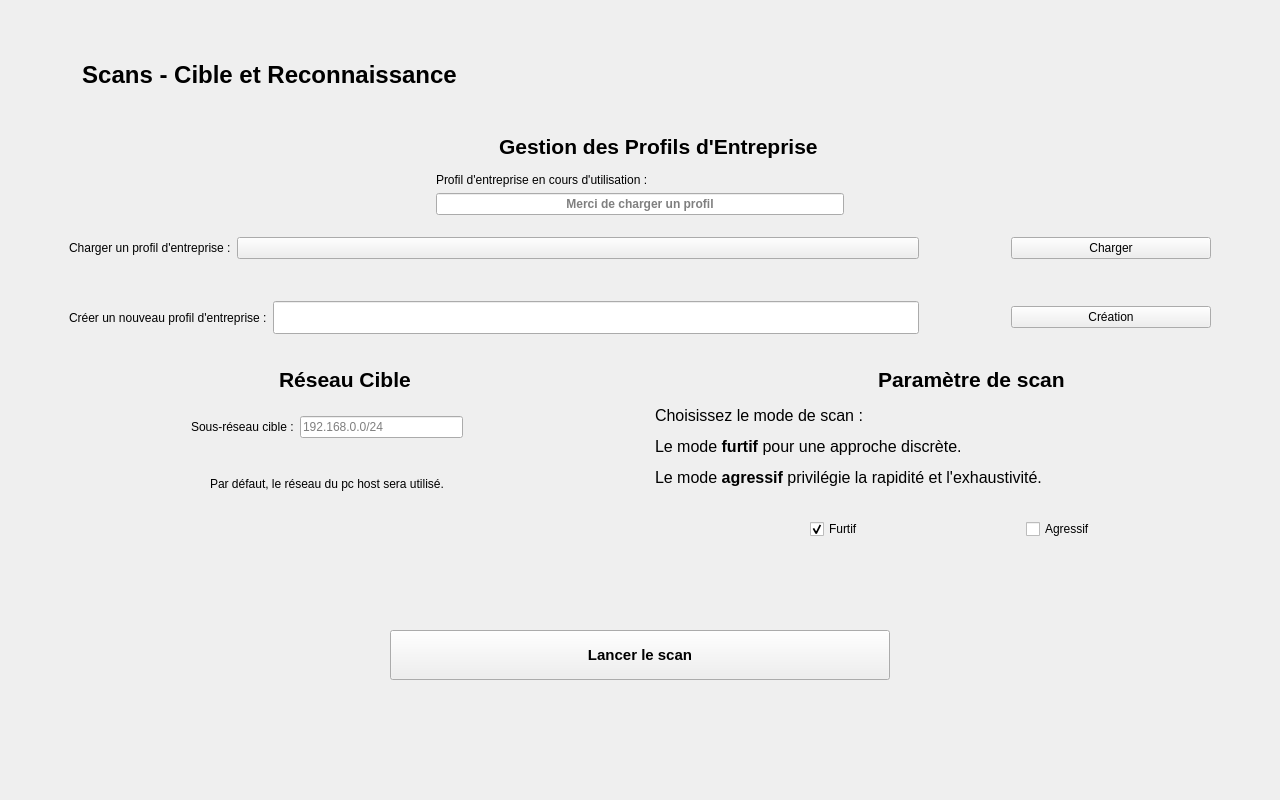
<?xml version="1.0" encoding="UTF-8"?>
<ui version="4.0">
 <class>ScanInterface</class>
 <widget class="QWidget" name="ScanInterface">
  <property name="geometry">
   <rect>
    <x>0</x>
    <y>0</y>
    <width>1280</width>
    <height>800</height>
   </rect>
  </property>
  <property name="minimumSize">
   <size>
    <width>1280</width>
    <height>800</height>
   </size>
  </property>
  <property name="maximumSize">
   <size>
    <width>1280</width>
    <height>800</height>
   </size>
  </property>
  <property name="windowTitle">
   <string>Form</string>
  </property>
  <layout class="QGridLayout" name="gridLayout">
   <property name="leftMargin">
    <number>20</number>
   </property>
   <property name="topMargin">
    <number>40</number>
   </property>
   <property name="rightMargin">
    <number>20</number>
   </property>
   <property name="bottomMargin">
    <number>20</number>
   </property>
   <property name="spacing">
    <number>12</number>
   </property>
   <item row="3" column="0" colspan="2">
    <layout class="QHBoxLayout" name="horizontalLayout_6">
     <property name="topMargin">
      <number>10</number>
     </property>
     <property name="bottomMargin">
      <number>10</number>
     </property>
     <item>
      <spacer name="horizontalSpacer_9">
       <property name="orientation">
        <enum>Qt::Horizontal</enum>
       </property>
       <property name="sizeHint" stdset="0">
        <size>
         <width>40</width>
         <height>20</height>
        </size>
       </property>
      </spacer>
     </item>
     <item>
      <widget class="PrimaryPushButton" name="lancementscan">
       <property name="minimumSize">
        <size>
         <width>500</width>
         <height>50</height>
        </size>
       </property>
       <property name="maximumSize">
        <size>
         <width>500</width>
         <height>50</height>
        </size>
       </property>
       <property name="font">
        <font>
         <pointsize>11</pointsize>
         <weight>75</weight>
         <bold>true</bold>
        </font>
       </property>
       <property name="text">
        <string>Lancer le scan</string>
       </property>
      </widget>
     </item>
     <item>
      <spacer name="horizontalSpacer_8">
       <property name="orientation">
        <enum>Qt::Horizontal</enum>
       </property>
       <property name="sizeHint" stdset="0">
        <size>
         <width>40</width>
         <height>20</height>
        </size>
       </property>
      </spacer>
     </item>
    </layout>
   </item>
   <item row="2" column="0">
    <widget class="CardWidget" name="reseauciblecard">
     <property name="enabled">
      <bool>true</bool>
     </property>
     <property name="minimumSize">
      <size>
       <width>0</width>
       <height>0</height>
      </size>
     </property>
     <property name="borderRadius">
      <number>10</number>
     </property>
     <layout class="QVBoxLayout" name="verticalLayout_6">
      <item>
       <layout class="QVBoxLayout" name="verticalLayout_5">
        <item>
         <layout class="QHBoxLayout" name="horizontalLayout_2">
          <property name="leftMargin">
           <number>0</number>
          </property>
          <property name="topMargin">
           <number>0</number>
          </property>
          <property name="rightMargin">
           <number>0</number>
          </property>
          <property name="bottomMargin">
           <number>0</number>
          </property>
          <item>
           <spacer name="horizontalSpacer_5">
            <property name="orientation">
             <enum>Qt::Horizontal</enum>
            </property>
            <property name="sizeHint" stdset="0">
             <size>
              <width>40</width>
              <height>20</height>
             </size>
            </property>
           </spacer>
          </item>
          <item>
           <widget class="IconWidget" name="IconWidget">
            <property name="sizePolicy">
             <sizepolicy hsizetype="Preferred" vsizetype="Preferred">
              <horstretch>30</horstretch>
              <verstretch>30</verstretch>
             </sizepolicy>
            </property>
            <property name="minimumSize">
             <size>
              <width>30</width>
              <height>30</height>
             </size>
            </property>
            <property name="maximumSize">
             <size>
              <width>30</width>
              <height>30</height>
             </size>
            </property>
            <property name="icon">
             <iconset resource="../../../../ASI-M1CB-PenToolBox-Interface/app/resource/resource.qrc">
              <normaloff>:/images/target.png</normaloff>:/images/target.png</iconset>
            </property>
           </widget>
          </item>
          <item>
           <widget class="TitleLabel" name="TitleLabel">
            <property name="font">
             <font>
              <pointsize>16</pointsize>
              <weight>75</weight>
              <bold>true</bold>
             </font>
            </property>
            <property name="text">
             <string>Réseau Cible</string>
            </property>
           </widget>
          </item>
          <item>
           <spacer name="horizontalSpacer_3">
            <property name="orientation">
             <enum>Qt::Horizontal</enum>
            </property>
            <property name="sizeHint" stdset="0">
             <size>
              <width>40</width>
              <height>20</height>
             </size>
            </property>
           </spacer>
          </item>
         </layout>
        </item>
       </layout>
      </item>
      <item>
       <widget class="HorizontalSeparator" name="HorizontalSeparator_2"/>
      </item>
      <item>
       <layout class="QHBoxLayout" name="horizontalLayout_3">
        <property name="topMargin">
         <number>10</number>
        </property>
        <property name="bottomMargin">
         <number>20</number>
        </property>
        <item>
         <spacer name="horizontalSpacer_10">
          <property name="orientation">
           <enum>Qt::Horizontal</enum>
          </property>
          <property name="sizeHint" stdset="0">
           <size>
            <width>40</width>
            <height>20</height>
           </size>
          </property>
         </spacer>
        </item>
        <item>
         <widget class="BodyLabel" name="BodyLabel">
          <property name="text">
           <string>Sous-réseau cible :</string>
          </property>
         </widget>
        </item>
        <item>
         <widget class="LineEdit" name="sousreseau">
          <property name="placeholderText">
           <string>192.168.0.0/24</string>
          </property>
         </widget>
        </item>
        <item>
         <spacer name="horizontalSpacer_4">
          <property name="orientation">
           <enum>Qt::Horizontal</enum>
          </property>
          <property name="sizeHint" stdset="0">
           <size>
            <width>40</width>
            <height>20</height>
           </size>
          </property>
         </spacer>
        </item>
       </layout>
      </item>
      <item>
       <layout class="QHBoxLayout" name="horizontalLayout_7">
        <property name="topMargin">
         <number>10</number>
        </property>
        <item>
         <spacer name="horizontalSpacer_16">
          <property name="orientation">
           <enum>Qt::Horizontal</enum>
          </property>
          <property name="sizeHint" stdset="0">
           <size>
            <width>40</width>
            <height>20</height>
           </size>
          </property>
         </spacer>
        </item>
        <item>
         <widget class="BodyLabel" name="BodyLabel_2">
          <property name="text">
           <string>Par défaut, le réseau du pc host sera utilisé.</string>
          </property>
         </widget>
        </item>
        <item>
         <spacer name="horizontalSpacer_17">
          <property name="orientation">
           <enum>Qt::Horizontal</enum>
          </property>
          <property name="sizeHint" stdset="0">
           <size>
            <width>40</width>
            <height>20</height>
           </size>
          </property>
         </spacer>
        </item>
       </layout>
      </item>
      <item>
       <spacer name="verticalSpacer_4">
        <property name="orientation">
         <enum>Qt::Vertical</enum>
        </property>
        <property name="sizeHint" stdset="0">
         <size>
          <width>20</width>
          <height>40</height>
         </size>
        </property>
       </spacer>
      </item>
     </layout>
    </widget>
   </item>
   <item row="0" column="0" colspan="2">
    <layout class="QHBoxLayout" name="horizontalLayout">
     <property name="topMargin">
      <number>10</number>
     </property>
     <property name="bottomMargin">
      <number>10</number>
     </property>
     <item>
      <widget class="IconWidget" name="IconWidget_3">
       <property name="minimumSize">
        <size>
         <width>50</width>
         <height>50</height>
        </size>
       </property>
       <property name="maximumSize">
        <size>
         <width>50</width>
         <height>50</height>
        </size>
       </property>
       <property name="icon">
        <iconset resource="../../../../ASI-M1CB-PenToolBox-Interface/app/resource/resource.qrc">
         <normaloff>:/images/scaninterfaceicon.png</normaloff>:/images/scaninterfaceicon.png</iconset>
       </property>
      </widget>
     </item>
     <item>
      <widget class="StrongBodyLabel" name="StrongBodyLabel">
       <property name="font">
        <font>
         <pointsize>18</pointsize>
         <weight>75</weight>
         <bold>true</bold>
        </font>
       </property>
       <property name="text">
        <string>Scans - Cible et Reconnaissance</string>
       </property>
       <property name="alignment">
        <set>Qt::AlignCenter</set>
       </property>
      </widget>
     </item>
     <item>
      <spacer name="horizontalSpacer_2">
       <property name="orientation">
        <enum>Qt::Horizontal</enum>
       </property>
       <property name="sizeHint" stdset="0">
        <size>
         <width>40</width>
         <height>20</height>
        </size>
       </property>
      </spacer>
     </item>
    </layout>
   </item>
   <item row="1" column="0" colspan="2">
    <layout class="QGridLayout" name="gridLayout_5" rowstretch="0" columnstretch="0,0">
     <property name="topMargin">
      <number>0</number>
     </property>
     <property name="rightMargin">
      <number>0</number>
     </property>
     <property name="bottomMargin">
      <number>0</number>
     </property>
     <item row="0" column="1">
      <widget class="CardWidget" name="reseauciblecard_2">
       <property name="enabled">
        <bool>true</bool>
       </property>
       <property name="minimumSize">
        <size>
         <width>0</width>
         <height>0</height>
        </size>
       </property>
       <property name="borderRadius">
        <number>10</number>
       </property>
       <layout class="QVBoxLayout" name="verticalLayout_9">
        <item>
         <layout class="QVBoxLayout" name="verticalLayout_10">
          <item>
           <layout class="QHBoxLayout" name="horizontalLayout_8">
            <property name="leftMargin">
             <number>0</number>
            </property>
            <property name="topMargin">
             <number>0</number>
            </property>
            <property name="rightMargin">
             <number>0</number>
            </property>
            <property name="bottomMargin">
             <number>0</number>
            </property>
            <item>
             <spacer name="horizontalSpacer_18">
              <property name="orientation">
               <enum>Qt::Horizontal</enum>
              </property>
              <property name="sizeHint" stdset="0">
               <size>
                <width>40</width>
                <height>20</height>
               </size>
              </property>
             </spacer>
            </item>
            <item>
             <widget class="IconWidget" name="IconWidget_4">
              <property name="sizePolicy">
               <sizepolicy hsizetype="Preferred" vsizetype="Preferred">
                <horstretch>30</horstretch>
                <verstretch>30</verstretch>
               </sizepolicy>
              </property>
              <property name="minimumSize">
               <size>
                <width>30</width>
                <height>30</height>
               </size>
              </property>
              <property name="maximumSize">
               <size>
                <width>30</width>
                <height>30</height>
               </size>
              </property>
              <property name="icon">
               <iconset resource="../../../../ASI-M1CB-PenToolBox-Interface/app/resource/resource.qrc">
                <normaloff>:/images/target.png</normaloff>:/images/target.png</iconset>
              </property>
             </widget>
            </item>
            <item>
             <widget class="TitleLabel" name="TitleLabel_3">
              <property name="font">
               <font>
                <pointsize>16</pointsize>
                <weight>75</weight>
                <bold>true</bold>
               </font>
              </property>
              <property name="text">
               <string>Gestion des Profils d'Entreprise</string>
              </property>
             </widget>
            </item>
            <item>
             <spacer name="horizontalSpacer_19">
              <property name="orientation">
               <enum>Qt::Horizontal</enum>
              </property>
              <property name="sizeHint" stdset="0">
               <size>
                <width>40</width>
                <height>20</height>
               </size>
              </property>
             </spacer>
            </item>
           </layout>
          </item>
         </layout>
        </item>
        <item>
         <widget class="HorizontalSeparator" name="HorizontalSeparator_4"/>
        </item>
        <item>
         <layout class="QGridLayout" name="gridLayout_2">
          <property name="topMargin">
           <number>0</number>
          </property>
          <property name="bottomMargin">
           <number>0</number>
          </property>
          <item row="1" column="0">
           <spacer name="horizontalSpacer_25">
            <property name="orientation">
             <enum>Qt::Horizontal</enum>
            </property>
            <property name="sizeHint" stdset="0">
             <size>
              <width>40</width>
              <height>20</height>
             </size>
            </property>
           </spacer>
          </item>
          <item row="1" column="1">
           <widget class="LineEdit" name="actualprofile">
            <property name="font">
             <font>
              <weight>75</weight>
              <bold>true</bold>
             </font>
            </property>
            <property name="text">
             <string/>
            </property>
            <property name="alignment">
             <set>Qt::AlignCenter</set>
            </property>
            <property name="readOnly">
             <bool>true</bool>
            </property>
            <property name="placeholderText">
             <string>Merci de charger un profil</string>
            </property>
           </widget>
          </item>
          <item row="0" column="1">
           <widget class="BodyLabel" name="BodyLabel_6">
            <property name="text">
             <string>Profil d'entreprise en cours d'utilisation :</string>
            </property>
           </widget>
          </item>
          <item row="1" column="2">
           <spacer name="horizontalSpacer_26">
            <property name="orientation">
             <enum>Qt::Horizontal</enum>
            </property>
            <property name="sizeHint" stdset="0">
             <size>
              <width>40</width>
              <height>20</height>
             </size>
            </property>
           </spacer>
          </item>
         </layout>
        </item>
        <item>
         <widget class="HorizontalSeparator" name="HorizontalSeparator_6"/>
        </item>
        <item>
         <layout class="QHBoxLayout" name="horizontalLayout_9">
          <property name="topMargin">
           <number>10</number>
          </property>
          <property name="bottomMargin">
           <number>20</number>
          </property>
          <item>
           <spacer name="horizontalSpacer_22">
            <property name="orientation">
             <enum>Qt::Horizontal</enum>
            </property>
            <property name="sizeHint" stdset="0">
             <size>
              <width>40</width>
              <height>20</height>
             </size>
            </property>
           </spacer>
          </item>
          <item>
           <widget class="BodyLabel" name="BodyLabel_4">
            <property name="text">
             <string>Charger un profil d'entreprise :</string>
            </property>
           </widget>
          </item>
          <item>
           <widget class="ComboBox" name="loadprofile">
            <property name="sizePolicy">
             <sizepolicy hsizetype="Expanding" vsizetype="Preferred">
              <horstretch>255</horstretch>
              <verstretch>0</verstretch>
             </sizepolicy>
            </property>
            <property name="minimumSize">
             <size>
              <width>300</width>
              <height>0</height>
             </size>
            </property>
           </widget>
          </item>
          <item>
           <spacer name="horizontalSpacer_11">
            <property name="orientation">
             <enum>Qt::Horizontal</enum>
            </property>
            <property name="sizeHint" stdset="0">
             <size>
              <width>40</width>
              <height>20</height>
             </size>
            </property>
           </spacer>
          </item>
          <item>
           <widget class="VerticalSeparator" name="VerticalSeparator"/>
          </item>
          <item>
           <spacer name="horizontalSpacer">
            <property name="orientation">
             <enum>Qt::Horizontal</enum>
            </property>
            <property name="sizeHint" stdset="0">
             <size>
              <width>40</width>
              <height>20</height>
             </size>
            </property>
           </spacer>
          </item>
          <item>
           <widget class="PushButton" name="chargementprofile">
            <property name="minimumSize">
             <size>
              <width>200</width>
              <height>0</height>
             </size>
            </property>
            <property name="text">
             <string>Charger</string>
            </property>
           </widget>
          </item>
          <item>
           <spacer name="horizontalSpacer_21">
            <property name="orientation">
             <enum>Qt::Horizontal</enum>
            </property>
            <property name="sizeHint" stdset="0">
             <size>
              <width>40</width>
              <height>20</height>
             </size>
            </property>
           </spacer>
          </item>
         </layout>
        </item>
        <item>
         <widget class="HorizontalSeparator" name="HorizontalSeparator_5"/>
        </item>
        <item>
         <layout class="QHBoxLayout" name="horizontalLayout_10">
          <property name="topMargin">
           <number>10</number>
          </property>
          <item>
           <spacer name="horizontalSpacer_24">
            <property name="orientation">
             <enum>Qt::Horizontal</enum>
            </property>
            <property name="sizeHint" stdset="0">
             <size>
              <width>40</width>
              <height>20</height>
             </size>
            </property>
           </spacer>
          </item>
          <item>
           <widget class="BodyLabel" name="BodyLabel_5">
            <property name="text">
             <string>Créer un nouveau profil d'entreprise :</string>
            </property>
           </widget>
          </item>
          <item>
           <widget class="LineEdit" name="createprofile">
            <property name="sizePolicy">
             <sizepolicy hsizetype="Expanding" vsizetype="Fixed">
              <horstretch>255</horstretch>
              <verstretch>0</verstretch>
             </sizepolicy>
            </property>
            <property name="minimumSize">
             <size>
              <width>300</width>
              <height>33</height>
             </size>
            </property>
           </widget>
          </item>
          <item>
           <spacer name="horizontalSpacer_12">
            <property name="orientation">
             <enum>Qt::Horizontal</enum>
            </property>
            <property name="sizeHint" stdset="0">
             <size>
              <width>40</width>
              <height>20</height>
             </size>
            </property>
           </spacer>
          </item>
          <item>
           <widget class="VerticalSeparator" name="VerticalSeparator_2"/>
          </item>
          <item>
           <spacer name="horizontalSpacer_20">
            <property name="orientation">
             <enum>Qt::Horizontal</enum>
            </property>
            <property name="sizeHint" stdset="0">
             <size>
              <width>40</width>
              <height>20</height>
             </size>
            </property>
           </spacer>
          </item>
          <item>
           <widget class="PushButton" name="boutonprofilecreation">
            <property name="minimumSize">
             <size>
              <width>200</width>
              <height>0</height>
             </size>
            </property>
            <property name="text">
             <string>Création</string>
            </property>
           </widget>
          </item>
          <item>
           <spacer name="horizontalSpacer_23">
            <property name="orientation">
             <enum>Qt::Horizontal</enum>
            </property>
            <property name="sizeHint" stdset="0">
             <size>
              <width>40</width>
              <height>20</height>
             </size>
            </property>
           </spacer>
          </item>
         </layout>
        </item>
       </layout>
      </widget>
     </item>
    </layout>
   </item>
   <item row="2" column="1">
    <widget class="CardWidget" name="CardWidget">
     <property name="minimumSize">
      <size>
       <width>0</width>
       <height>0</height>
      </size>
     </property>
     <property name="borderRadius">
      <number>10</number>
     </property>
     <layout class="QVBoxLayout" name="verticalLayout_8">
      <item>
       <layout class="QVBoxLayout" name="verticalLayout_7">
        <item>
         <layout class="QHBoxLayout" name="horizontalLayout_4">
          <property name="leftMargin">
           <number>0</number>
          </property>
          <property name="topMargin">
           <number>0</number>
          </property>
          <property name="rightMargin">
           <number>0</number>
          </property>
          <property name="bottomMargin">
           <number>0</number>
          </property>
          <item>
           <spacer name="horizontalSpacer_6">
            <property name="orientation">
             <enum>Qt::Horizontal</enum>
            </property>
            <property name="sizeHint" stdset="0">
             <size>
              <width>40</width>
              <height>20</height>
             </size>
            </property>
           </spacer>
          </item>
          <item>
           <widget class="IconWidget" name="IconWidget_2">
            <property name="sizePolicy">
             <sizepolicy hsizetype="Preferred" vsizetype="Preferred">
              <horstretch>30</horstretch>
              <verstretch>30</verstretch>
             </sizepolicy>
            </property>
            <property name="minimumSize">
             <size>
              <width>30</width>
              <height>30</height>
             </size>
            </property>
            <property name="maximumSize">
             <size>
              <width>30</width>
              <height>30</height>
             </size>
            </property>
            <property name="icon">
             <iconset resource="../../../../ASI-M1CB-PenToolBox-Interface/app/resource/resource.qrc">
              <normaloff>:/images/settings.png</normaloff>:/images/settings.png</iconset>
            </property>
           </widget>
          </item>
          <item>
           <widget class="TitleLabel" name="TitleLabel_2">
            <property name="font">
             <font>
              <pointsize>16</pointsize>
              <weight>75</weight>
              <bold>true</bold>
             </font>
            </property>
            <property name="text">
             <string>Paramètre de scan</string>
            </property>
           </widget>
          </item>
          <item>
           <spacer name="horizontalSpacer_7">
            <property name="orientation">
             <enum>Qt::Horizontal</enum>
            </property>
            <property name="sizeHint" stdset="0">
             <size>
              <width>40</width>
              <height>20</height>
             </size>
            </property>
           </spacer>
          </item>
         </layout>
        </item>
       </layout>
      </item>
      <item>
       <widget class="HorizontalSeparator" name="HorizontalSeparator"/>
      </item>
      <item>
       <layout class="QGridLayout" name="gridLayout_4">
        <item row="0" column="0" colspan="2">
         <widget class="BodyLabel" name="BodyLabel_3">
          <property name="text">
           <string>&lt;html&gt;&lt;head/&gt;&lt;body&gt;&lt;p&gt;&lt;span style=&quot; font-size:12pt;&quot;&gt;Choisissez le mode de scan : &lt;/span&gt;&lt;/p&gt;&lt;p&gt;&lt;span style=&quot; font-size:12pt;&quot;&gt;Le mode &lt;/span&gt;&lt;span style=&quot; font-size:12pt; font-weight:600;&quot;&gt;furtif&lt;/span&gt;&lt;span style=&quot; font-size:12pt;&quot;&gt; pour une approche discrète.&lt;/span&gt;&lt;/p&gt;&lt;p&gt;&lt;span style=&quot; font-size:12pt;&quot;&gt;Le mode &lt;/span&gt;&lt;span style=&quot; font-size:12pt; font-weight:600;&quot;&gt;agressif&lt;/span&gt;&lt;span style=&quot; font-size:12pt;&quot;&gt; privilégie la rapidité et l'exhaustivité.&lt;/span&gt;&lt;/p&gt;&lt;/body&gt;&lt;/html&gt;</string>
          </property>
         </widget>
        </item>
       </layout>
      </item>
      <item>
       <widget class="HorizontalSeparator" name="HorizontalSeparator_3"/>
      </item>
      <item>
       <layout class="QHBoxLayout" name="horizontalLayout_5">
        <property name="topMargin">
         <number>20</number>
        </property>
        <property name="bottomMargin">
         <number>20</number>
        </property>
        <item>
         <spacer name="horizontalSpacer_13">
          <property name="orientation">
           <enum>Qt::Horizontal</enum>
          </property>
          <property name="sizeHint" stdset="0">
           <size>
            <width>40</width>
            <height>20</height>
           </size>
          </property>
         </spacer>
        </item>
        <item>
         <widget class="CheckBox" name="furtif">
          <property name="text">
           <string>Furtif</string>
          </property>
          <property name="checked">
           <bool>true</bool>
          </property>
         </widget>
        </item>
        <item>
         <spacer name="horizontalSpacer_15">
          <property name="orientation">
           <enum>Qt::Horizontal</enum>
          </property>
          <property name="sizeHint" stdset="0">
           <size>
            <width>40</width>
            <height>20</height>
           </size>
          </property>
         </spacer>
        </item>
        <item>
         <widget class="CheckBox" name="agressif">
          <property name="text">
           <string>Agressif</string>
          </property>
         </widget>
        </item>
        <item>
         <spacer name="horizontalSpacer_14">
          <property name="orientation">
           <enum>Qt::Horizontal</enum>
          </property>
          <property name="sizeHint" stdset="0">
           <size>
            <width>40</width>
            <height>20</height>
           </size>
          </property>
         </spacer>
        </item>
       </layout>
      </item>
      <item>
       <spacer name="verticalSpacer_2">
        <property name="orientation">
         <enum>Qt::Vertical</enum>
        </property>
        <property name="sizeHint" stdset="0">
         <size>
          <width>20</width>
          <height>40</height>
         </size>
        </property>
       </spacer>
      </item>
     </layout>
     <zorder>HorizontalSeparator_3</zorder>
     <zorder></zorder>
     <zorder>HorizontalSeparator</zorder>
     <zorder>verticalSpacer_2</zorder>
    </widget>
   </item>
   <item row="4" column="0">
    <spacer name="verticalSpacer">
     <property name="orientation">
      <enum>Qt::Vertical</enum>
     </property>
     <property name="sizeHint" stdset="0">
      <size>
       <width>20</width>
       <height>40</height>
      </size>
     </property>
    </spacer>
   </item>
  </layout>
 </widget>
 <customwidgets>
  <customwidget>
   <class>CheckBox</class>
   <extends>QCheckBox</extends>
   <header>qfluentwidgets</header>
  </customwidget>
  <customwidget>
   <class>ComboBox</class>
   <extends>QPushButton</extends>
   <header>qfluentwidgets</header>
  </customwidget>
  <customwidget>
   <class>PushButton</class>
   <extends>QPushButton</extends>
   <header>qfluentwidgets</header>
  </customwidget>
  <customwidget>
   <class>PrimaryPushButton</class>
   <extends>PushButton</extends>
   <header>qfluentwidgets</header>
  </customwidget>
  <customwidget>
   <class>IconWidget</class>
   <extends>QWidget</extends>
   <header>qfluentwidgets</header>
  </customwidget>
  <customwidget>
   <class>HorizontalSeparator</class>
   <extends>QWidget</extends>
   <header>qfluentwidgets</header>
  </customwidget>
  <customwidget>
   <class>VerticalSeparator</class>
   <extends>QWidget</extends>
   <header>qfluentwidgets</header>
  </customwidget>
  <customwidget>
   <class>CardWidget</class>
   <extends>QFrame</extends>
   <header>qfluentwidgets</header>
   <container>1</container>
  </customwidget>
  <customwidget>
   <class>BodyLabel</class>
   <extends>QLabel</extends>
   <header>qfluentwidgets</header>
  </customwidget>
  <customwidget>
   <class>StrongBodyLabel</class>
   <extends>QLabel</extends>
   <header>qfluentwidgets</header>
  </customwidget>
  <customwidget>
   <class>TitleLabel</class>
   <extends>QLabel</extends>
   <header>qfluentwidgets</header>
  </customwidget>
  <customwidget>
   <class>LineEdit</class>
   <extends>QLineEdit</extends>
   <header>qfluentwidgets</header>
  </customwidget>
 </customwidgets>
 <resources>
  <include location="../../../../ASI-M1CB-PenToolBox-Interface/app/resource/resource.qrc"/>
 </resources>
 <connections/>
</ui>
